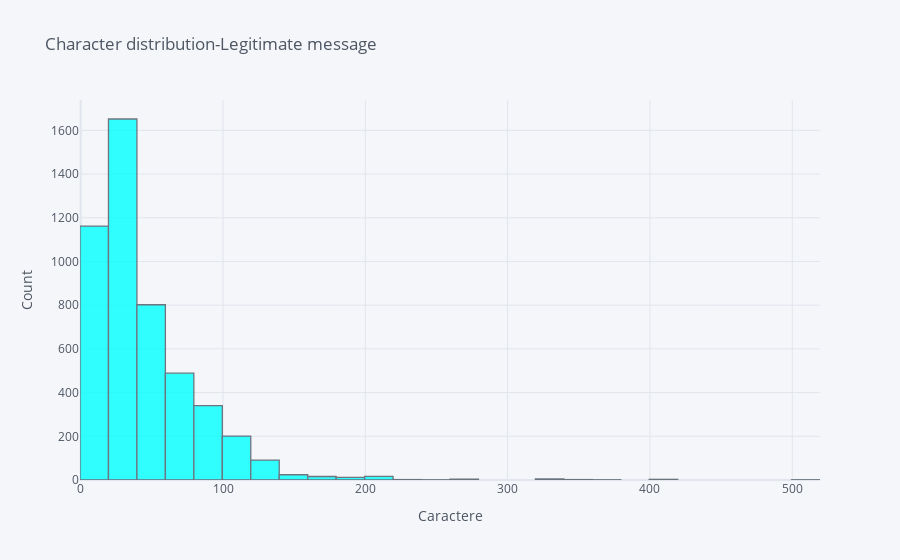

Here is the notebook cell this chart was saved with:
### Code cell
ham_nr_litere['Nr_litere'].iplot( kind = 'hist', colors = 'aqua', bins = 30, 
                         xTitle = 'Caractere', yTitle = 'Count',
                         title = 'Character distribution-Legitimate message')

### Figure 1 — Plotly figure (JSON) as saved in the notebook; plotly's stock layout.template omitted (floating-point values rounded to 4 significant figures; data arrays with more than 128 entries replaced by an {"elided": "..."} marker saying what was removed)
{"data": [{"histfunc": "count", "histnorm": "", "marker": {"color": "rgba(0, 255, 255, 1.0)", "line": {"color": "#4D5663", "width": 1.3}}, "name": "Nr_litere", "nbinsx": 30, "opacity": 0.8, "orientation": "v", "type": "histogram", "x": {"elided": "4825 int values"}}], "layout": {"barmode": "overlay", "legend": {"bgcolor": "#F5F6F9", "font": {"color": "#4D5663"}}, "paper_bgcolor": "#F5F6F9", "plot_bgcolor": "#F5F6F9", "title": {"font": {"color": "#4D5663"}, "text": "Character distribution-Legitimate message"}, "xaxis": {"gridcolor": "#E1E5ED", "showgrid": true, "tickfont": {"color": "#4D5663"}, "title": {"font": {"color": "#4D5663"}, "text": "Caractere"}, "zerolinecolor": "#E1E5ED"}, "yaxis": {"gridcolor": "#E1E5ED", "showgrid": true, "tickfont": {"color": "#4D5663"}, "title": {"font": {"color": "#4D5663"}, "text": "Count"}, "zerolinecolor": "#E1E5ED"}}}
